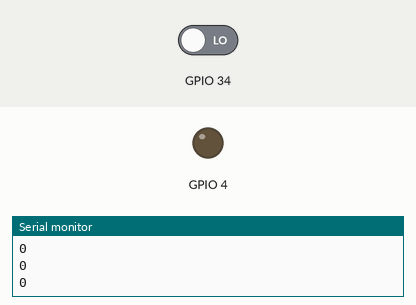
Bench run of a sketch on a simulated ESP32. On the bench: output pins drawn as LEDs (lit = HIGH), the last lines printed to the serial monitor. Inputs (shaded band) come from the test bench; at power-on: GPIO 34 LOW.

Above: at 2.8 s.
2.9 s: GPIO 34 driven HIGH
At 4.0 s:
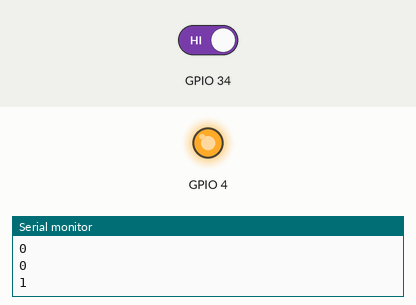
4.5 s: GPIO 34 driven LOW
At 5.5 s:
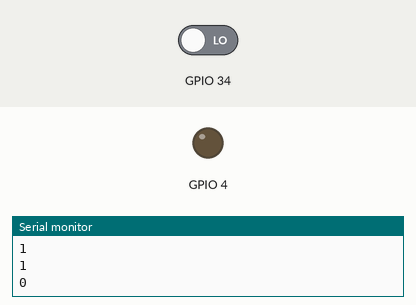
Timing chart, 0 to 7.5 s (numbered marks = the images above; inputs shaded):
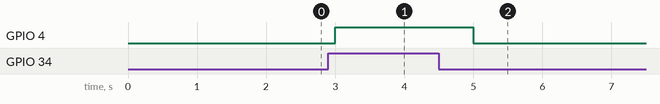

The sketch:

motion.ino
```cpp
void setup() {
  pinMode(34,INPUT);
  pinMode(4,OUTPUT);
  Serial.begin(115200);
}

void loop() {
  int value=digitalRead(34);
  Serial.println(value);
  if(value==HIGH)
  {
    digitalWrite(4,HIGH);
    delay(1000);
  }
  else
  {
    digitalWrite(4,LOW);
    delay(1000);
  }
}
```

Measured:
- after the input at 2.9 s, GPIO 4: LOW → HIGH after 0.10 s
- after the input at 4.5 s, GPIO 4: HIGH → LOW after 0.50 s
